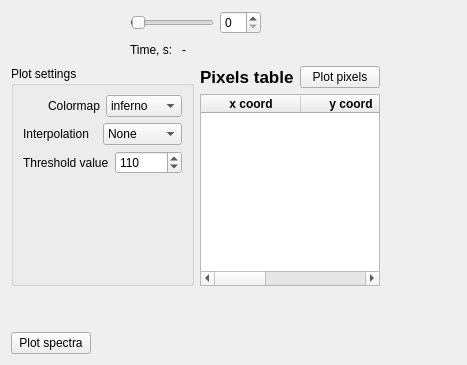
      <widget class="QWidget" name="tab_6">
       <attribute name="title">
        <string>Plot spectra</string>
       </attribute>
       <layout class="QHBoxLayout" name="horizontalLayout_29" stretch="1,1">
        <item>
         <layout class="QVBoxLayout" name="verticalLayout_5" stretch="5,0,0,0,0">
          <item>
           <layout class="QVBoxLayout" name="plot2_layout"/>
          </item>
          <item>
           <layout class="QHBoxLayout" name="horizontalLayout_8">
            <item>
             <spacer name="horizontalSpacer_12">
              <property name="orientation">
               <enum>Qt::Horizontal</enum>
              </property>
              <property name="sizeHint" stdset="0">
               <size>
                <width>40</width>
                <height>20</height>
               </size>
              </property>
             </spacer>
            </item>
            <item>
             <layout class="QVBoxLayout" name="verticalLayout_3">
              <item>
               <layout class="QHBoxLayout" name="horizontalLayout_6">
                <item>
                 <widget class="QSlider" name="time_step2_slider">
                  <property name="value">
                   <number>1</number>
                  </property>
                  <property name="orientation">
                   <enum>Qt::Horizontal</enum>
                  </property>
                 </widget>
                </item>
                <item>
                 <widget class="QSpinBox" name="time_step2_spBox"/>
                </item>
               </layout>
              </item>
              <item>
               <layout class="QHBoxLayout" name="horizontalLayout_3">
                <item>
                 <widget class="QLabel" name="label_4">
                  <property name="text">
                   <string>Time, s: </string>
                  </property>
                 </widget>
                </item>
                <item>
                 <widget class="QLabel" name="time2_lab">
                  <property name="text">
                   <string>-</string>
                  </property>
                 </widget>
                </item>
                <item>
                 <spacer name="horizontalSpacer_4">
                  <property name="orientation">
                   <enum>Qt::Horizontal</enum>
                  </property>
                  <property name="sizeHint" stdset="0">
                   <size>
                    <width>40</width>
                    <height>20</height>
                   </size>
                  </property>
                 </spacer>
                </item>
               </layout>
              </item>
             </layout>
            </item>
            <item>
             <spacer name="horizontalSpacer_13">
              <property name="orientation">
               <enum>Qt::Horizontal</enum>
              </property>
              <property name="sizeHint" stdset="0">
               <size>
                <width>40</width>
                <height>20</height>
               </size>
              </property>
             </spacer>
            </item>
           </layout>
          </item>
          <item>
           <layout class="QHBoxLayout" name="horizontalLayout_9">
            <item>
             <widget class="QGroupBox" name="groupBox">
              <property name="title">
               <string>Plot settings</string>
              </property>
              <layout class="QVBoxLayout" name="verticalLayout_4">
               <item>
                <layout class="QHBoxLayout" name="horizontalLayout_7">
                 <item>
                  <widget class="QLabel" name="label_7">
                   <property name="text">
                    <string>Colormap</string>
                   </property>
                   <property name="alignment">
                    <set>Qt::AlignRight|Qt::AlignTrailing|Qt::AlignVCenter</set>
                   </property>
                  </widget>
                 </item>
                 <item>
                  <widget class="QComboBox" name="colormap2_comBox">
                   <item>
                    <property name="text">
                     <string>inferno</string>
                    </property>
                   </item>
                   <item>
                    <property name="text">
                     <string>turbo</string>
                    </property>
                   </item>
                   <item>
                    <property name="text">
                     <string>jet</string>
                    </property>
                   </item>
                   <item>
                    <property name="text">
                     <string>plasma</string>
                    </property>
                   </item>
                   <item>
                    <property name="text">
                     <string>magma</string>
                    </property>
                   </item>
                  </widget>
                 </item>
                </layout>
               </item>
               <item>
                <layout class="QHBoxLayout" name="horizontalLayout_26">
                 <item>
                  <widget class="QLabel" name="label_24">
                   <property name="text">
                    <string>Interpolation</string>
                   </property>
                  </widget>
                 </item>
                 <item>
                  <widget class="QComboBox" name="interpolation2_comBox">
                   <item>
                    <property name="text">
                     <string>None</string>
                    </property>
                   </item>
                   <item>
                    <property name="text">
                     <string>Spline36</string>
                    </property>
                   </item>
                  </widget>
                 </item>
                </layout>
               </item>
               <item>
                <layout class="QHBoxLayout" name="horizontalLayout_34">
                 <item>
                  <widget class="QLabel" name="label_3">
                   <property name="text">
                    <string>Threshold value</string>
                   </property>
                  </widget>
                 </item>
                 <item>
                  <widget class="QSpinBox" name="threshold_spBox">
                   <property name="maximumSize">
                    <size>
                     <width>70</width>
                     <height>16777215</height>
                    </size>
                   </property>
                   <property name="maximum">
                    <number>100000</number>
                   </property>
                   <property name="value">
                    <number>110</number>
                   </property>
                  </widget>
                 </item>
                </layout>
               </item>
               <item>
                <spacer name="verticalSpacer_4">
                 <property name="orientation">
                  <enum>Qt::Vertical</enum>
                 </property>
                 <property name="sizeHint" stdset="0">
                  <size>
                   <width>20</width>
                   <height>40</height>
                  </size>
                 </property>
                </spacer>
               </item>
              </layout>
             </widget>
            </item>
            <item>
             <layout class="QVBoxLayout" name="verticalLayout_2">
              <item>
               <layout class="QHBoxLayout" name="horizontalLayout_4">
                <item>
                 <widget class="QLabel" name="label_2">
                  <property name="font">
                   <font>
                    <pointsize>13</pointsize>
                    <weight>75</weight>
                    <bold>true</bold>
                   </font>
                  </property>
                  <property name="text">
                   <string>Pixels table</string>
                  </property>
                 </widget>
                </item>
                <item>
                 <spacer name="horizontalSpacer_3">
                  <property name="orientation">
                   <enum>Qt::Horizontal</enum>
                  </property>
                  <property name="sizeHint" stdset="0">
                   <size>
                    <width>40</width>
                    <height>20</height>
                   </size>
                  </property>
                 </spacer>
                </item>
                <item>
                 <widget class="QPushButton" name="plot_pixels_but">
                  <property name="text">
                   <string>Plot pixels</string>
                  </property>
                 </widget>
                </item>
               </layout>
              </item>
              <item>
               <widget class="QTableWidget" name="pixels_tabWidget">
                <column>
                 <property name="text">
                  <string>x coord</string>
                 </property>
                 <property name="font">
                  <font>
                   <weight>75</weight>
                   <bold>true</bold>
                  </font>
                 </property>
                </column>
                <column>
                 <property name="text">
                  <string>y coord</string>
                 </property>
                 <property name="font">
                  <font>
                   <weight>75</weight>
                   <bold>true</bold>
                  </font>
                 </property>
                </column>
                <column>
                 <property name="text">
                  <string>remove</string>
                 </property>
                 <property name="font">
                  <font>
                   <weight>75</weight>
                   <bold>true</bold>
                  </font>
                 </property>
                </column>
               </widget>
              </item>
             </layout>
            </item>
           </layout>
          </item>
          <item>
           <spacer name="verticalSpacer_6">
            <property name="orientation">
             <enum>Qt::Vertical</enum>
            </property>
            <property name="sizeHint" stdset="0">
             <size>
              <width>20</width>
              <height>40</height>
             </size>
            </property>
           </spacer>
          </item>
          <item>
           <layout class="QHBoxLayout" name="horizontalLayout_5">
            <item>
             <widget class="QPushButton" name="plot_spectra_but">
              <property name="text">
               <string>Plot spectra</string>
              </property>
             </widget>
            </item>
            <item>
             <spacer name="horizontalSpacer_5">
              <property name="orientation">
               <enum>Qt::Horizontal</enum>
              </property>
              <property name="sizeType">
               <enum>QSizePolicy::Expanding</enum>
              </property>
              <property name="sizeHint" stdset="0">
               <size>
                <width>40</width>
                <height>20</height>
               </size>
              </property>
             </spacer>
            </item>
           </layout>
          </item>
         </layout>
        </item>
        <item>
         <layout class="QVBoxLayout" name="plot3_layout"/>
        </item>
       </layout>
      </widget>
